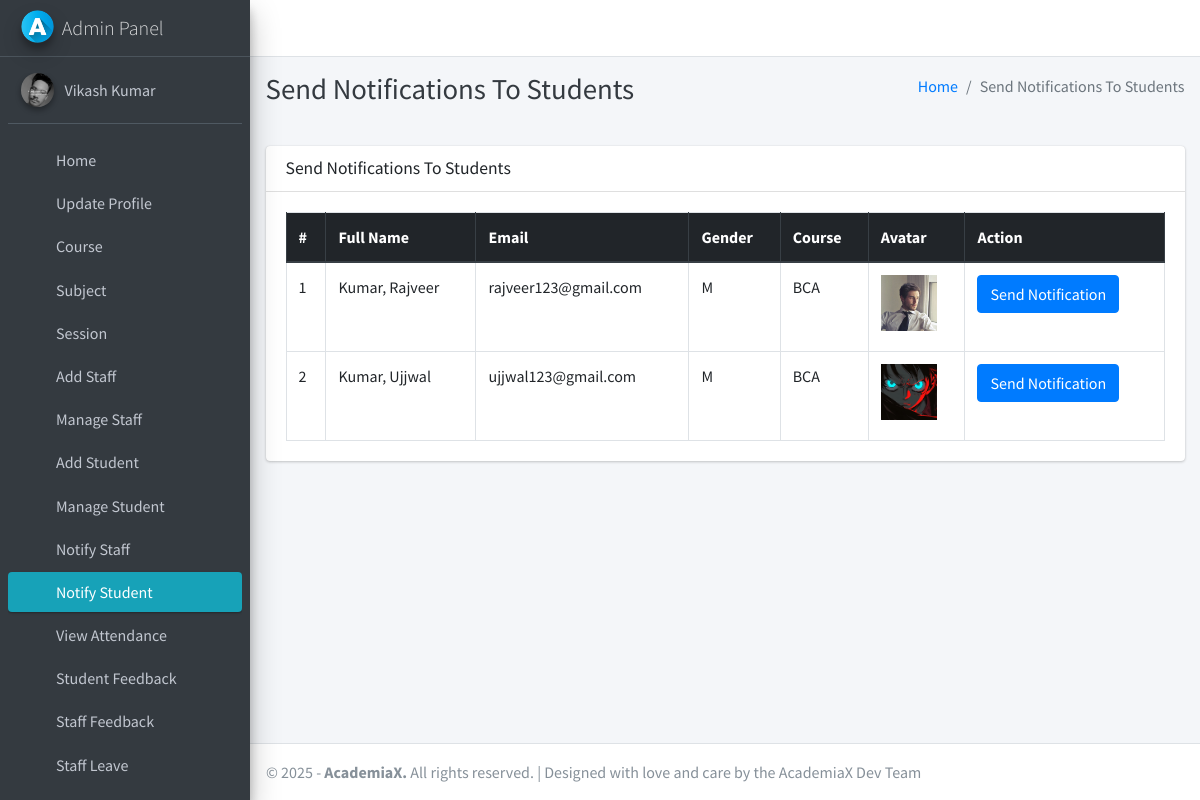
Screenshot of /admin_notify_student (signed in) with the database file from the repository.
### main_app/models.py (models this page shows, shortened)
class CustomUser(AbstractUser):
    USER_TYPE = ((1, "HOD"), (2, "Staff"), (3, "Student"))
    GENDER = [("M", "Male"), ("F", "Female")]
    username = None  # Removed username, using email instead
    email = models.EmailField(unique=True)
    user_type = models.CharField(default=1, choices=USER_TYPE, max_length=1)
    gender = models.CharField(max_length=1, choices=GENDER)
    profile_pic = models.ImageField()
    address = models.TextField()
    fcm_token = models.TextField(default="")  # For firebase notifications
    created_at = models.DateTimeField(auto_now_add=True)
    updated_at = models.DateTimeField(auto_now=True)
    USERNAME_FIELD = "email"
    REQUIRED_FIELDS = []
    objects = CustomUserManager()

class Student(models.Model):
    admin = models.OneToOneField(CustomUser, on_delete=models.CASCADE)
    course = models.ForeignKey(Course, on_delete=models.DO_NOTHING, null=True, blank=False)
    session = models.ForeignKey(Session, on_delete=models.DO_NOTHING, null=True)

class Course(models.Model):
    name = models.CharField(max_length=120)
    created_at = models.DateTimeField(auto_now_add=True)
    updated_at = models.DateTimeField(auto_now=True)

### main_app/hod_views.py (the view)
# urls.py: path("admin_notify_student", hod_views.admin_notify_student,
@login_required
def admin_notify_student(request):
    student = CustomUser.objects.filter(user_type=3)
    context = {
        'page_title': "Send Notifications To Students",
        'students': student
    }
    return render(request, "hod_template/student_notification.html", context)

### main_app/templates/hod_template/student_notification.html (shortened to what this page needs)
{% extends 'main_app/base.html' %}
{% load static %}
{% block page_title %}{{page_title}}{% endblock page_title %}
{% block content %}
<section class="content">
    <div class="container-fluid">
        <div class="row">
            <div class="col-md-12">
                <div class="card">
                    <div class="card-header">
                        <h3 class="card-title">{{page_title}}</h3>
                    </div>
                    <div class="card-body">
                        <table id="example2" class="table table-bordered table-hover">
                            <thead class="thead-dark">
                                <tr>
                                    <th>#</th>
                                    <th>Full Name</th>
                                    <th>Email</th>
                                    <th>Gender</th>
                                    <th>Course</th>
                                    <th>Avatar</th>
                                    <th>Action</th>
                                </tr>
                            </thead>
                            <tbody>
                                {% for student in students %}
                                <tr>
                                    <td>{{ forloop.counter }}</td>
                                    <td>{{student.last_name}}, {{student.first_name}}</td>
                                    <td>{{student.email}}</td>
                                    <td>{{student.gender}}</td>
                                    <td>{{student.student.course.name}}</td>
                                    <td>
                                        {% if student.profile_pic == ""  %}
                                        No Image
                                        {% else %}
                                        <img class="img img-fluid mb-2" height="56" width="56"
                                            src="{{student.profile_pic}}" alt="">
                                        {% endif %}
                                    </td>
                                    <td><button data-toggle = "modal" data-target = "#myModal"class="btn btn-primary show_notification" value="{{student.id}}">Send Notification</button>
                                    </td>
                                </tr>
                                {% endfor %}
                            </tbody>
                        </table>
                    </div>
                </div>
            </div>
        </div>
    </div>
</section>
{% endblock content %}

### main_app/templates/main_app/base.html (shortened to what this page needs)
{% load static %}
<!DOCTYPE html>
<html>
<head>
    <link rel="stylesheet" href="{% static 'plugins/fontawesome-free/css/all.min.css'%} ">
    <link rel="stylesheet" href="https://code.ionicframework.com/ionicons/2.0.1/css/ionicons.min.css">
    <link rel="stylesheet"
        href="{% static 'plugins/tempusdominus-bootstrap-4/css/tempusdominus-bootstrap-4.min.css'%} ">
    <link rel="stylesheet" href="{% static 'plugins/icheck-bootstrap/icheck-bootstrap.min.css'%} ">
    <link rel="stylesheet" href="{% static 'dist/css/adminlte.min.css'%} ">
    <link rel="stylesheet" href="{% static 'plugins/overlayScrollbars/css/OverlayScrollbars.min.css'%} ">
    <link rel="stylesheet" href="{% static 'plugins/daterangepicker/daterangepicker.css'%} ">
</head>
<body class="hold-transition sidebar-mini layout-fixed">
    <div class="wrapper">
        <nav class="main-header navbar navbar-expand navbar-white navbar-light">
            <ul class="navbar-nav">
                <li class="nav-item">
                    <a class="nav-link" data-widget="pushmenu" href="#"><i class="fas fa-bars"></i></a>
                </li>
            </ul>
        </nav>
        {% include "main_app/sidebar_template.html" with user=user %}
        <div class="content-wrapper">
            <div class="content-header">
                <div class="container-fluid">
                    <div class="row mb-2">
                        <div class="col-sm-6">
                            <h1 class="m-0 text-dark">{% block page_title %}{% endblock page_title %}</h1>
                        </div>
                        <div class="col-sm-6">
                            <ol class="breadcrumb float-sm-right">
                                <li class="breadcrumb-item"><a href="#">Home</a></li>
                                <li class="breadcrumb-item active">{{ page_title }}</li>
                            </ol>
                        </div>
                    </div>
                </div>
            </div>
<section class="content">
    <div class="container-fluid">
        <div class="row">
            <div class="col-md-12">
            </div></div></div></section>
            {% block content %}
            {% endblock content %}
        </div>
        {% include "main_app/footer.html" %}
    </div>
</body>
</html>

### main_app/templates/main_app/sidebar_template.html (shortened to what this page needs)
{% load static %}
<aside class="main-sidebar sidebar-dark-info elevation-4">
    {% if request.user.user_type == '1' %}
    <a href="{% url 'admin_home' %}" class="brand-link">
        <img src="{% static 'dist/img/AdminLTELogo.png' %} " alt="AdminLTE Logo"
            class="brand-image img-circle elevation-3" >
        <span class="brand-text font-weight-light">Admin Panel</span>
    </a>
    <div class="sidebar">
        <div class="user-panel mt-3 pb-3 mb-3 d-flex">
            <div class="image">
                <img src="{{ request.user.profile_pic}}" class="img-circle elevation-2" alt="User Image">
            </div>
            <div class="info">
                <a href="#" class="d-block">{{ request.user.first_name }} {{ request.user.last_name }}</a>
            </div>
        </div>
        <nav class="mt-2">
            <ul class="nav nav-pills nav-sidebar flex-column" data-widget="treeview" role="menu" data-accordion="false">
                <li class="nav-item">
                    {% url 'admin_home' as admin_home %}
                    <a href="{{admin_home}}" class="nav-link {% if admin_home == request.path %} active {% endif %}">
                        <i class="nav-icon fas fa-home"></i>
                        <p>
                            Home
                        </p>
                    </a>
                </li>
                <li class="nav-item">
                    {% url 'admin_view_profile' as admin_view_profile %}
                    <a href="{{admin_view_profile}}"
                        class="nav-link {% if admin_view_profile == request.path %} active {% endif %}">
                        <i class="nav-icon fas fa-address-card"></i>
                        <p>
                            Update Profile
                        </p>
                    </a>
                </li>
                <li class="nav-item has-treeview">
                    <a href="#" class="nav-link">
                        <i class="nav-icon fas fa-bookmark"></i>
                        <p>
                            Course
                            <i class="fas fa-angle-left right"></i>
                        </p>
                    </a>
                </li>
                <li class="nav-item has-treeview">
                    <a href="#" class="nav-link">
                        <i class="nav-icon fas fa-book"></i>
                        <p>
                            Subject
                            <i class="fas fa-angle-left right"></i>
                        </p>
                    </a>
                </li>
                <li class="nav-item has-treeview">
                    <a href="#" class="nav-link">
                        <i class="nav-icon fas fa-clock"></i>
                        <p>
                            Session
                            <i class="fas fa-angle-left right"></i>
                        </p>
                    </a>
                </li>
                <li class="nav-item">
                    {% url 'add_staff' as add_staff %}
                    <a href="{{add_staff}}" class="nav-link {% if add_staff == request.path %} active {% endif %}">
                        <i class="nav-icon fas fa-user-plus"></i>
                        <p>
                            Add Staff
                        </p>
                    </a>
                </li>
                <li class="nav-item">
                    {% url 'manage_staff' as manage_staff %}
                    {% url 'edit_staff' staff_id as edit_staff %}
                    <a href="{{manage_staff}}"
                        class="nav-link {% if manage_staff == request.path or request.path == edit_staff %} active {% endif %}">
                        <i class="nav-icon fas fa-th"></i>
                        <p>
                            Manage Staff
                        </p>
                    </a>
                </li>
                <li class="nav-item">
                    {% url 'add_student' as add_student%}
                    <a href="{{add_student}}" class="nav-link  {% if add_student == request.path %} active {% endif %}">
                        <i class="nav-icon fas fa-user-plus"></i>
                        <p>
                            Add Student
                        </p>
                    </a>
                </li>
                <li class="nav-item">
                    {% url 'manage_student' as manage_student %}
                    {% url 'edit_student' student_id as edit_student %}
                    <a href="{{manage_student}}"
                        class="nav-link  {% if edit_student == request.path or manage_student == request.path %} active {% endif %}">
                        <i class="nav-icon fas fa-th"></i>
                        <p>
                            Manage Student
                        </p>
                    </a>
                </li>
                <li class="nav-item">
                    {% url 'admin_notify_staff' as admin_notify_staff %}
                    <a href="{{admin_notify_staff}}"
                        class="nav-link {% if admin_notify_staff == request.path %} active {% endif %}">
                        <i class="nav-icon fas fa-bullhorn"></i>
                        <p>
                            Notify Staff
                        </p>
                    </a>
                </li>
                <li class="nav-item">
                    {% url 'admin_notify_student' as admin_notify_student %}
                    <a href="{{admin_notify_student}}"
                        class="nav-link {% if admin_notify_student == request.path %} active {% endif %}">
                        <i class="nav-icon fas fa-bullhorn"></i>
                        <p>
                            Notify Student
                        </p>
                    </a>
                </li>
                <li class="nav-item">
                    {% url 'admin_view_attendance' as admin_view_attendance %}
                <li class="nav-item">
                    <a href="{{admin_view_attendance}}"
                        class="nav-link  {% if admin_view_attendance == request.path %} active {% endif %}">
                        <i class="nav-icon fas fa-calendar-alt"></i>
                        <p>
                            View Attendance
                        </p>
                    </a>
                </li>
                <li class="nav-item">
                    {% url 'student_feedback_message' as student_feedback_message %}
                    <a href="{{ student_feedback_message }}"
                        class="nav-link  {% if student_feedback_message == request.path %} active {% endif %}">
                        <i class="nav-icon fas fa-comment-alt"></i>
                        <p>
                            Student Feedback
                        </p>
                    </a>
                </li>
                <li class="nav-item">
                    {% url 'staff_feedback_message' as staff_feedback_message %}
                    <a href="{{staff_feedback_message}}"
                        class="nav-link   {% if staff_feedback_message == request.path %} active {% endif %}">
                        <i class="nav-icon fas fa-comment"></i>
                        <p>
                            Staff Feedback
                        </p>
                    </a>
                </li>
                <li class="nav-item">
                    {% url 'view_staff_leave' as view_staff_leave %}
                    <a href="{{view_staff_leave}}"
                        class="nav-link  {% if view_staff_leave == request.path %} active {% endif %}">
                        <i class="nav-icon fas fa-check-double"></i>
                        <p>
                            Staff Leave
                        </p>
                    </a>
                </li>
                <li class="nav-item">
                    {% url 'view_student_leave' as view_student_leave %}
                    <a href="{% url 'view_student_leave' %}"
                        class="nav-link  {% if view_student_leave == request.path %} active {% endif %}">
                    </a>
                </li>
                                        {% endif %}
                                    </ul>
                                </nav>
                            </div>
</aside>

### main_app/templates/main_app/footer.html
<footer class="main-footer">
    &copy; {% now "Y" %} - <strong>AcademiaX.</strong> All rights reserved. | Designed with love and care by the AcademiaX Dev Team
</footer>

### rows the page displays
CustomUser: user.profile_pic (picture), user.first_name "Vikash", user.last_name "Kumar"
CustomUser: last_name "Kumar", first_name "Rajveer", email "rajveer123@gmail.com", gender "M", student.course.name "BCA", profile_pic (picture)
CustomUser: last_name "Kumar", first_name "Ujjwal", email "ujjwal123@gmail.com", gender "M", student.course.name "BCA", profile_pic (picture)

### other values shown
{{ page_title }} "Send Notifications To Students"
